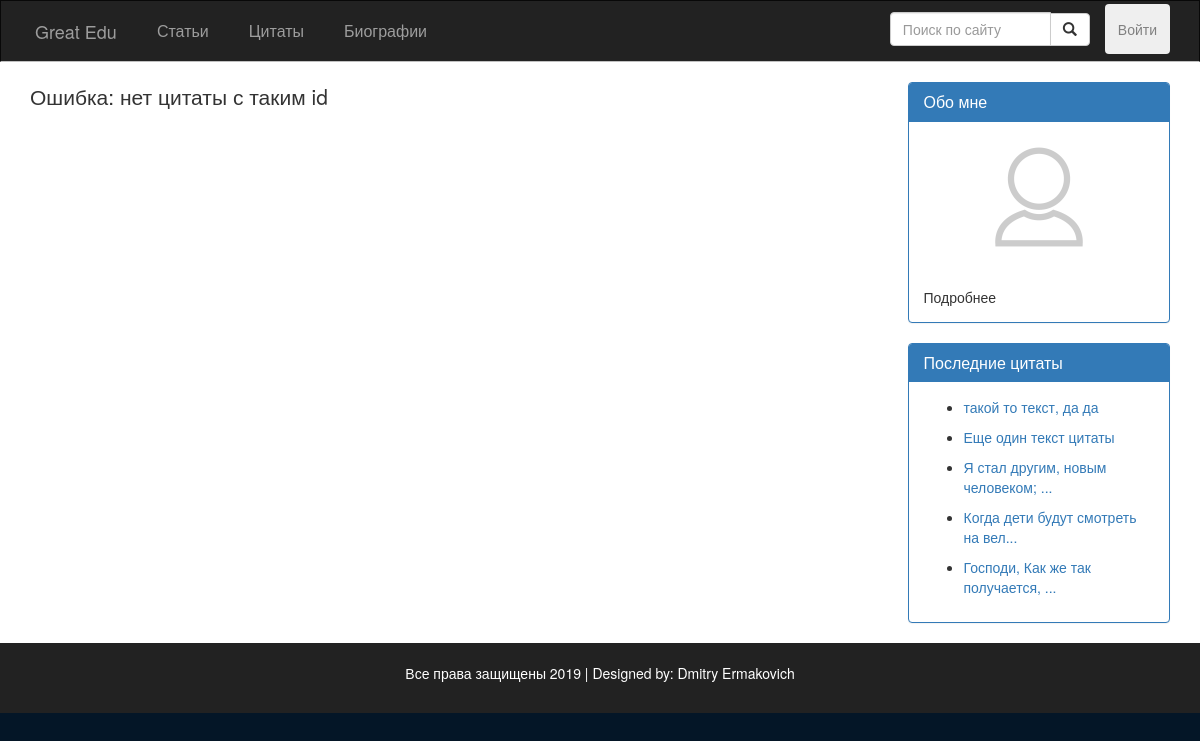
Before: /src/public_routes/Quote.php with the older database file.
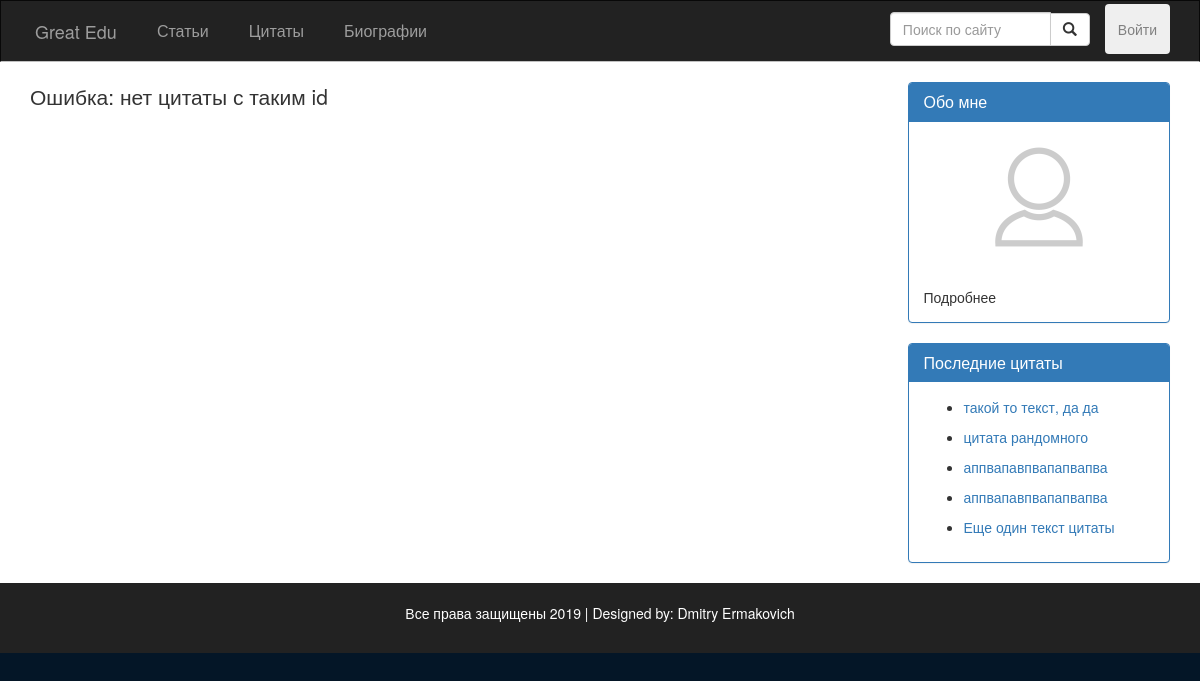
After: the same page with the newer database file.
### src/Include/dbFunctions.php (called while the page is built, shortened)
<?php
require_once 'DatabaseLoad.php';
function doSQLQuery($query)
{
  global $con2;
  try {
    $exec = mysqli_query($con2, $query) or die(mysqli_error($con2));
    if ($exec) {
      return $exec;
    }
  } catch (Exception $e) {
    echo $e->getMessage();
  }
  return false;
}

### src/utils/quote_c.php (the view, shortened to what this page needs)
<?php
function fillQuoteData() {
  global $con2;
  $query = "SELECT * FROM Цитаты WHERE id = '$_GET[id]'	";
  $exec = doSQLQuery($query) or die(mysqli_error($con2));
  if ($exec) {
    if (mysqli_num_rows($exec) > 0) {
      if ($post = mysqli_fetch_assoc($exec)) {
        $post_id = $post['id'];
        $post_date = $post['дата_публикации'];
        $post_title = 'заголовок';
        $quote_auth_id = $post['автор'] ;
        $authorObj = getQuoteAuthor($quote_auth_id);
        $post_quote_author = $authorObj['фамилия'];
        $author_id = $post['автор_публикации'];
        $author_obj = getUserById($author_id);
        $post_author = $author_obj['никнейм'];
        $text = $post['текст'];
        $post_content = $text;
        ?>
        <div class="post" style="border: black solid 1px; border-radius: 5px; background-color: lightgrey;" >
          <div class="post-info">
            <p class="lead" style="color: darkblue;">
              Автор цитаты: <?php echo htmlentities($post_quote_author); ?>
            </p>
          </div>
          <div class="post-content" style="color: black;">
            <p class="lead"><?php echo nl2br($post_content); ?></p>
          </div>
          <div style="display: flex; justify-content: space-between;">
            <div class="post-info">
              <p class="lead" style="color: darkblue; margin-bottom: 1px;">
                Публиковано: <?php echo htmlentities($post_date); ?> <br> Пользователь: <?php echo htmlentities($post_author);
                ?>
              </p>
            </div>
          </div>
        </div>
  <?php
  }
  } else {
    echo "<span class='lead'>Ошибка: нет цитаты с таким id<span>";
    }
  } else {
    echo "<span class='lead'>Ошибка сервера<span>";
  }
}
      ?>
<?php
function fillQuoteReferences()
{
  $sql = "SELECT * FROM Цитаты ORDER BY дата_публикации DESC LIMIT 5 ";
  $exec = doSQLQuery($sql);
  while ($recentPost = mysqli_fetch_assoc($exec)) {
    $postID = $recentPost['id'];
    $text = $recentPost['текст'];
    if (mb_strlen($text) > 32) {
      $text = mb_substr($text, 0, 32, "utf-8") . '...';
    }
    ?>
    <nav>
      <ul>
        <li><a href="Quote.php?id=<?php echo $postID; ?>">
            <?php echo $text ?>
          </a></li>
      </ul>
    </nav>
  <?php
  }
}
?>

Changed rows visible on the page:
no longer on this page (row unchanged): цитаты: текст "Я стал другим, новым человеком; ..."
no longer on this page (row unchanged): цитаты: текст "Когда дети будут смотреть на вел..."
no longer on this page (row unchanged): цитаты: текст "Господи, Как же так получается, ..."
added цитаты: текст "цитата рандомного"
added цитаты: текст "аппвапавпвапапвапва"
added цитаты: текст "аппвапавпвапапвапва"
